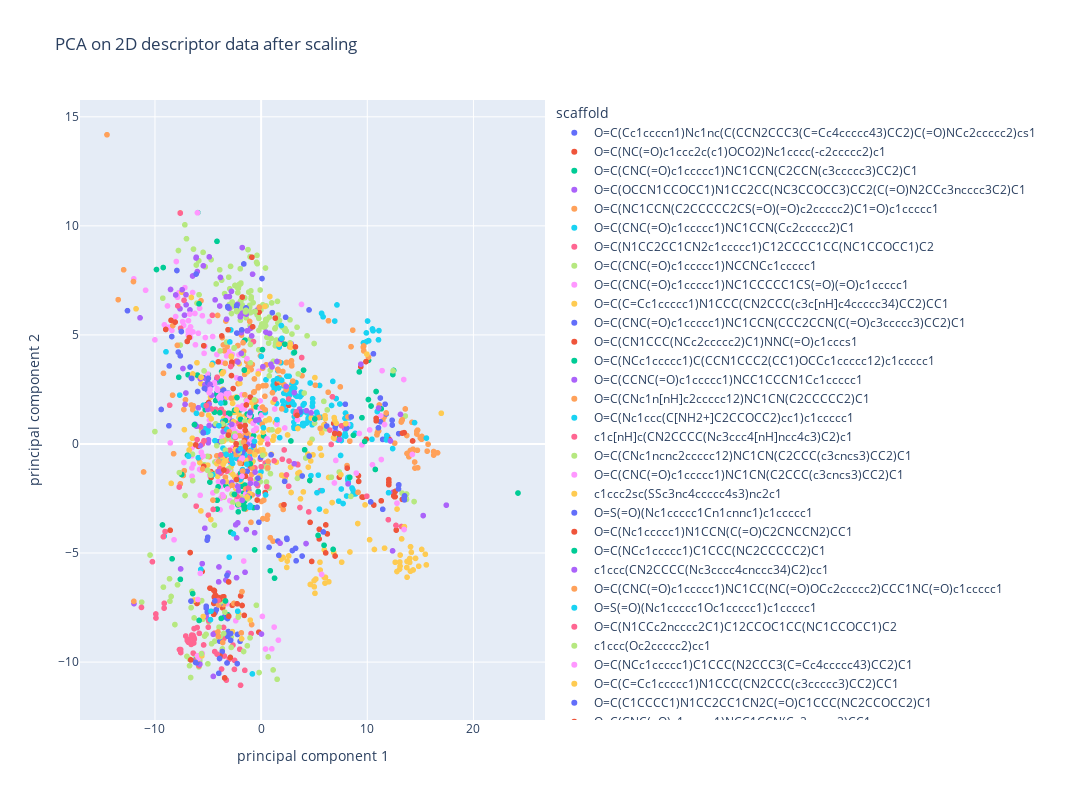

The notebook cell saved with this chart:
### Code cell
import plotly.express as px
import molplotly
fig_2D = px.scatter(finalDf, x="principal component 1", y="principal component 2", color = "scaffold", title = 'PCA on 2D descriptor data after scaling',
                                      width=1200,
                                      height=800)

app_scatter = molplotly.add_molecules(fig=fig_2D,
                                      df=finalDf,
                                      smiles_col='smiles',
                                      title_col='InChIKey',
                                      condition_col = 'scaffold'
                                     )
fig_2D.show()
